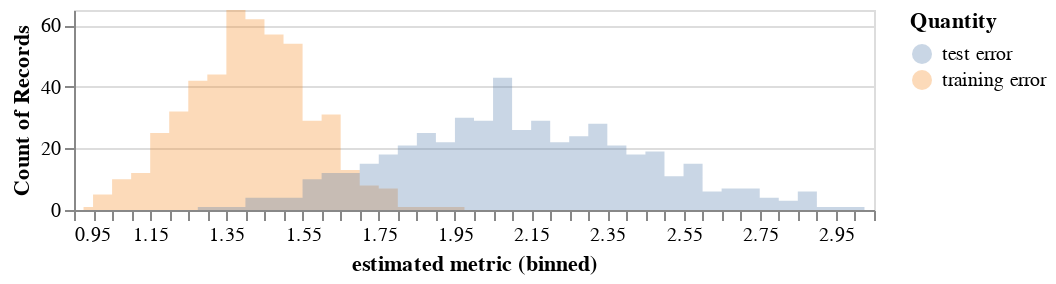

Notebook code for this chart:
### Markdown cell above
When we plot the training and test errors, we can see that the training error (which is not an accurate estimate of generalization error) is usually smaller than the test error (which is). In other words, if we use the training error, we will usually overestimate the performance of our model.

### Code cell
source = pd.DataFrame({
    'training error':ê_S,
    'test error':ê_T
})

alt.Chart(source, height=100).transform_fold(
    ['training error', 'test error'],
    as_=['Quantity', 'estimated metric']
).mark_area(
    opacity=0.3,
    interpolate='step'
).encode(
    alt.X('estimated metric:Q', bin=alt.Bin(maxbins=100)),
    alt.Y('count()', stack=None),
    alt.Color('Quantity:N')
)

### Figure 1 — Vega-Lite specification as saved in the notebook (floating-point values rounded to 4 significant figures; data arrays with more than 128 entries replaced by an {"elided": "..."} marker saying what was removed)
{"$schema": "https://vega.github.io/schema/vega-lite/v3.4.0.json", "config": {"mark": {"tooltip": null}, "view": {"height": 300, "width": 400}}, "data": {"name": "data-9398dc72ae19b4b2564b53807d0e4760"}, "datasets": {"data-9398dc72ae19b4b2564b53807d0e4760": {"elided": "500 records"}}, "encoding": {"color": {"field": "Quantity", "type": "nominal"}, "x": {"bin": {"maxbins": 100}, "field": "estimated metric", "type": "quantitative"}, "y": {"aggregate": "count", "stack": null, "type": "quantitative"}}, "height": 100, "mark": {"interpolate": "step", "opacity": 0.3, "type": "area"}, "transform": [{"as": ["Quantity", "estimated metric"], "fold": ["training error", "test error"]}]}
